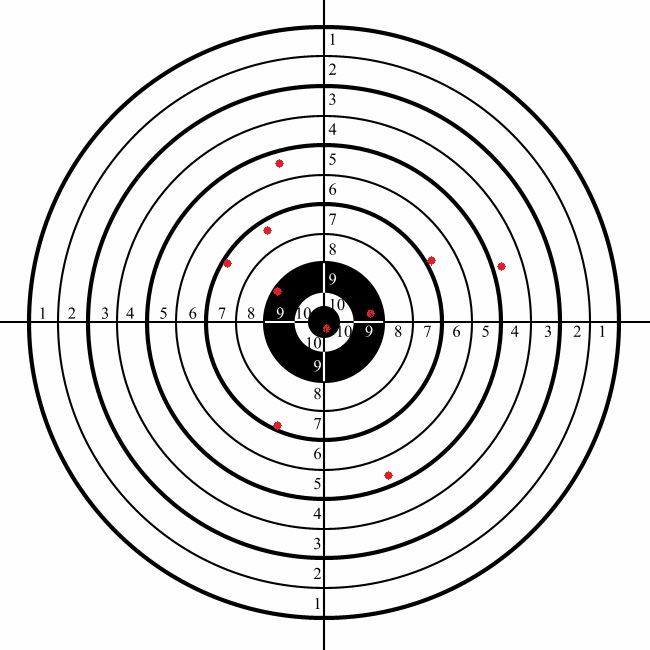
#> input picture lab78/lab7,8/target.jpg, 650 x 650 px
$ jupyter execute lab7,8.ipynb
#> lines starting #> are read from the running program, lines starting #| are printed output that depends on the picture; after the words box and inside, x2 and y2 are one past the last pixel; in counts of white or black regions, pixels touching at a corner belong together
[cell 1]
import cv2
from matplotlib import pyplot as plt
import numpy as np
from matplotlib.patches import Circle

[cell 2]
# анхны зураг үүн дээр тэмдэглэгээ хийнэ.
image = cv2.imread('target.jpg')
#> image is the input picture: shape (650, 650, 3); mean B, G, R 227.8, 227.7, 227.9
# үүгээр боловсруулалт хийгдэнэ
ready_image = image.copy()


plt.imshow(image)
plt.show()

[cell 3]
from matplotlib.patches import Rectangle


fig, ax = plt.subplots(1,2,figsize=(10,10))
ax[0].imshow(image,cmap='gray')
ax[0].add_patch(Rectangle((495, 258), 10, 10, edgecolor='r', facecolor='none'));
ax[0].set_title('Patch Location',fontsize=15)


#  цэг тэмплэт олох x1,y1, x2,y2
patch = image[262:271, 497:506]
ax[1].imshow(patch,cmap='gray')

# Энэ patch дээр цэнхэр цэгийг тойрон цагаан пиксэлүүд байгаа
# хэрвээ бид тухайн цэнхэр цэгийг тойрсон өөр өнгө орсон пиксэлүүд байгаа тохиолдолд patch олдохгүй болно
# тиймээс зургийг эхлээд филтэр хийх хэрэгтэй
ax[1].set_title('Patch',fontsize=15)


plt.show()
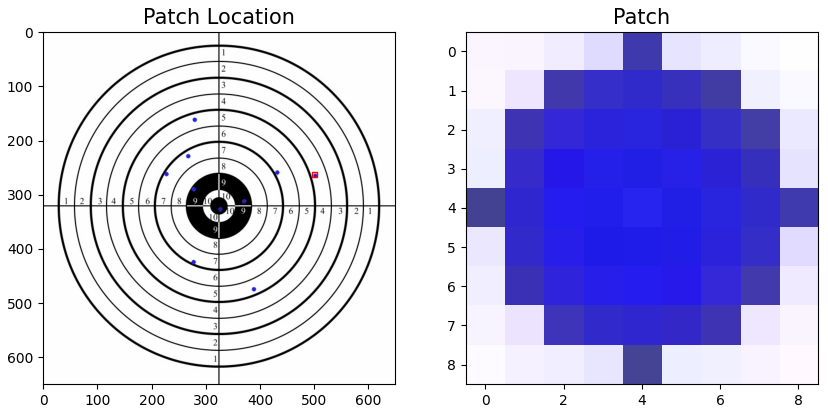
#> figure drawn by matplotlib, 2 panels; B, G, R data is drawn as R, G, B
plt.imshow(image)
plt.show()

[cell 4]
# Зургийг саарал болгосон
gray = cv2.cvtColor(ready_image, cv2.COLOR_BGR2GRAY)
plt.hist(gray.ravel(),256,[0,256])
plt.show()
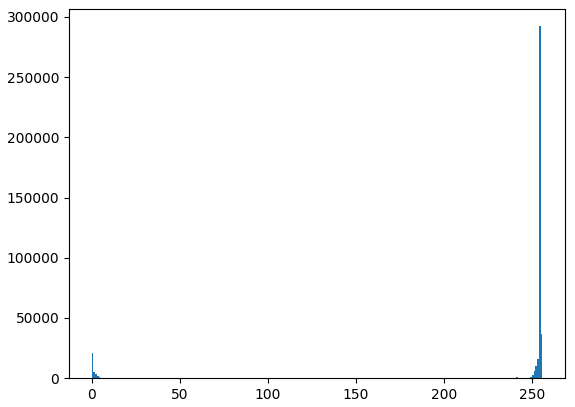
#> figure drawn by matplotlib, 1 panel; tallest bar 292305 high, from x = 254 to 255

# 200 аас бага утгатай байгаа утгуудийг 0 их утгуудын 1 болгосон хоёртын маск зураг (хэрвээ 200 > фиксл = False үгүй бол True )
b_mask = gray < 200
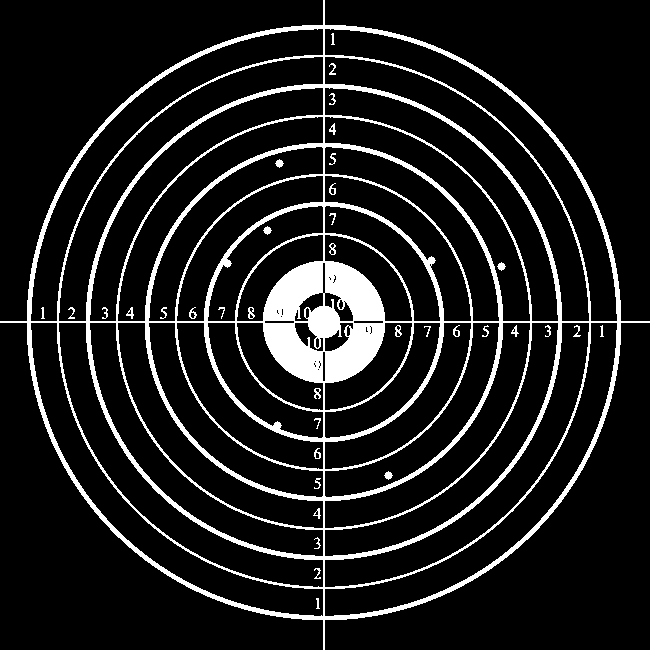
#> b_mask: shape (650, 650) bool; 11.7% white; 37 white regions, largest, box (x1, y1, x2, y2) and area: (0, 0, 650, 650) 48053, (275, 159, 284, 168) 49, (263, 226, 272, 235) 49
plt.hist(b_mask.ravel(),30,[0,1])
plt.show()
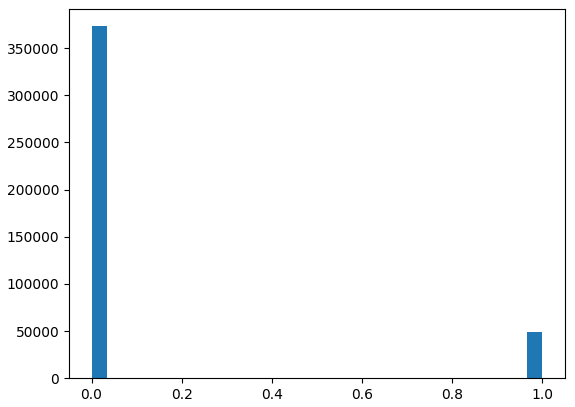
#> figure drawn by matplotlib, 1 panel; tallest bar 373111 high, from x = -3.47e-18 to 0.0333
plt.imshow(b_mask, cmap="gray")
plt.show()

# зурагын 200с их утгийг олсон маскаар филтэр хийж утгуудыг 0 болгосон.
ready_image[~b_mask] = 0
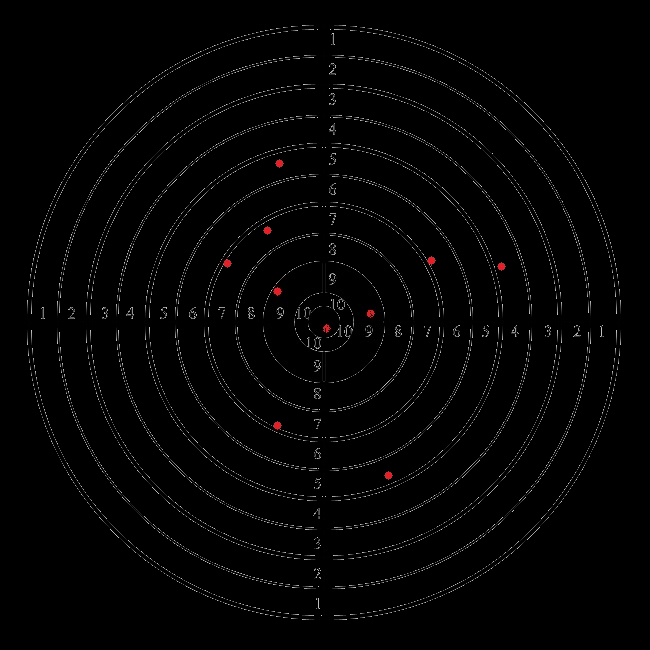
#> ready_image: shape (650, 650, 3); mean B, G, R 3.9, 3.9, 4.1
# зурагаас тэмплайт олоход бэлэн болгосон
plt.imshow(ready_image)
plt.show()

ready_patch = ready_image[262:271, 497:506]

plt.imshow(ready_patch)
plt.show()
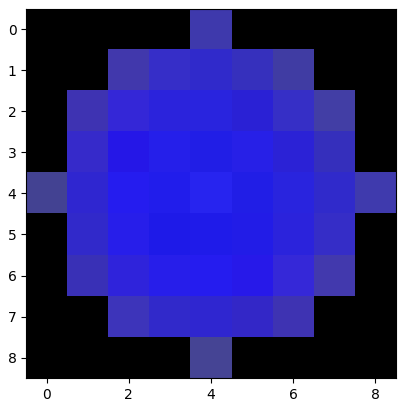
#> figure drawn by matplotlib, 1 panel

[cell 5]
res = cv2.matchTemplate(ready_image, ready_patch, cv2.TM_CCOEFF_NORMED)
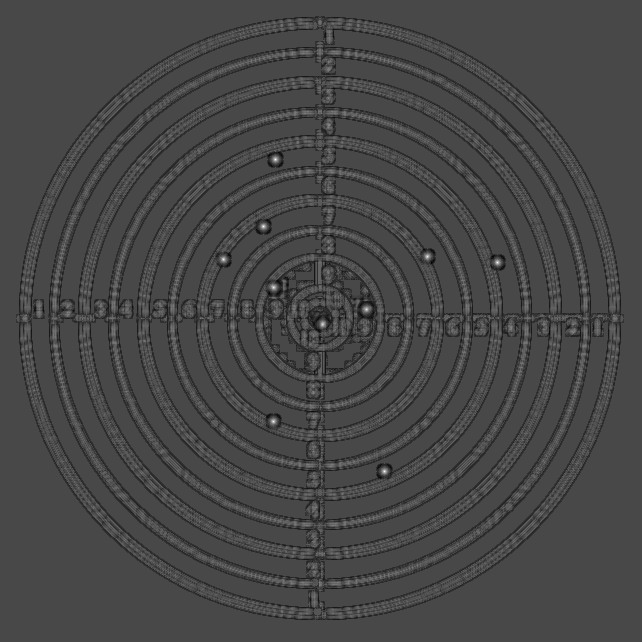
#> res: shape (642, 642) float32; min -0.397, max 1, mean -0.0073; drawn with min black and max white
loc = np.where(res >= 0.5)
#> loc = 87 positions, rows 158 to 472, columns 222 to 498

#            zip(*loc[::-1]) нь утгуудыг 2, 2 оор нийлүүлж (x, y) цэг гаргаж авсан
for point in zip(*loc[::-1]):
    cv2.rectangle(image, point, (point[0] + 8, point[1] + 8), (0, 255, 255), 1)
#> this loop made 87 passes
#> point on passes 1 to 12: (274, 158), (275, 158), (276, 158), (274, 159), (275, 159), (276, 159), (274, 160), (275, 160), (276, 160), (262, 225), (263, 225), (264, 225)
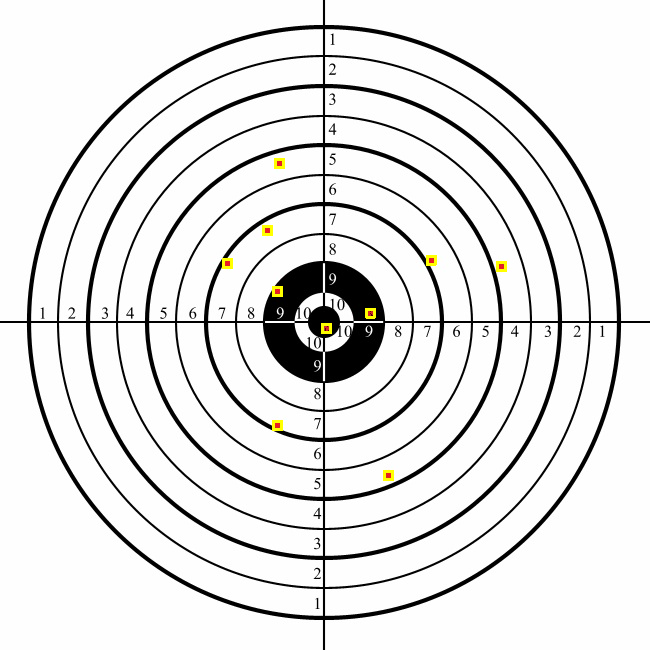
#> image: shape (650, 650, 3); 0.23% of pixels changed, all inside (x1, y1, x2, y2) = (222, 158, 507, 481)
# тэмплайт матч хийсэн зурагуудаас contour олж хэдэн зураг байгааг гаргасан
contours, _ = cv2.findContours((res >= 0.5).astype(np.uint8), cv2.RETR_EXTERNAL, cv2.CHAIN_APPROX_SIMPLE)
#> contours = 10 contours, all with area under 20
print("Олдсон тэмплайтын тоо: {}".format(len(contours)))
#| Олдсон тэмплайтын тоо: 10
# байнуудын тойргийн радиусуудыг олох (гараар олсон)
#         ( зураг (тоиргийн_төв),радиус,өнгө,өргөн)
cv2.circle(image,[323,321],33,(0,0,255),1)
cv2.circle(image,[323,321],62,(0,0,255),1)
cv2.circle(image,[323,321],90,(0,0,255),1)
cv2.circle(image,[323,321],120,(0,0,255),1)
cv2.circle(image,[323,321],147,(0,0,255),1)
cv2.circle(image,[323,321],175,(0,0,255),1)
cv2.circle(image,[323,321],205,(0,0,255),1)
cv2.circle(image,[323,321],233,(0,0,255),1)
cv2.circle(image,[323,321],264,(0,0,255),1)
cv2.circle(image,[323,321],295,(255,0,255),2)
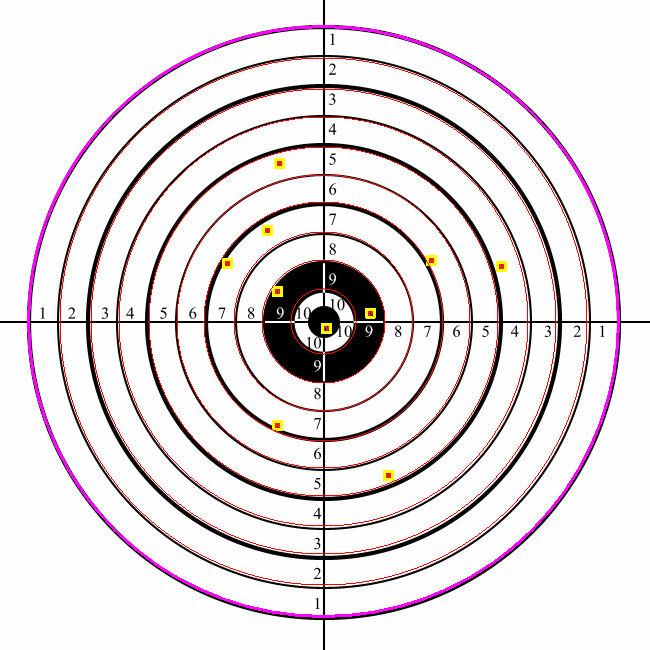
#> image: shape (650, 650, 3); mean B, G, R 227, 224.3, 232.2
plt.imshow(image)
plt.show()


distances = [];
#  цэгийн төв аль тойрогт багтаж байгааг тодорхойлох r1<sqrt(x^2+y^2)<r2
for i,pt in enumerate(contours):
    p = pt[0][0] # contours оос өгсөн зураг бүр дэх цэгийн дарааллаас эхний цэг дэх утгуудыг авсан. энэ нь ийм хэлбэртэй = (x, у)
    cv2.circle(gray,[p[0], p[1]],4,(255,0,0),1)
    distance = cv2.pointPolygonTest(np.array([(324,321)]), pt= tuple([int(round(p[0]) ), int(round( p[1] )) ]), measureDist = True)
    distances.append(distance)
#> this loop made 10 passes
#> (pt, distance) on passes 1, 2, 3, 5, 6, 7, 9, 10: ([[383, 470], [383, 472], [385, 472], [385, 470]], -160.3), ([[272, 420], [272, 422], [274, 422], [274, 420]], -111.8), ([[321, 323], [321, 325], [323, 325], [323, 323]], -3.61), ([[272, 286], [272, 288], [274, 288], [274, 286]], -62.68), ([[496, 261], [496, 263], [498, 263], [498, 261]], -182.2), ([[222, 258], [222, 260], [224, 260], [224, 258]], -119.9), ([[262, 225], [262, 227], [264, 227], [264, 225]], -114.3), ([[274, 158], [274, 160], [276, 160], [276, 158]], -170.5)
#> (p, distance) on passes 4, 8: ([365, 308], -43.01), ([426, 255], -121.5)
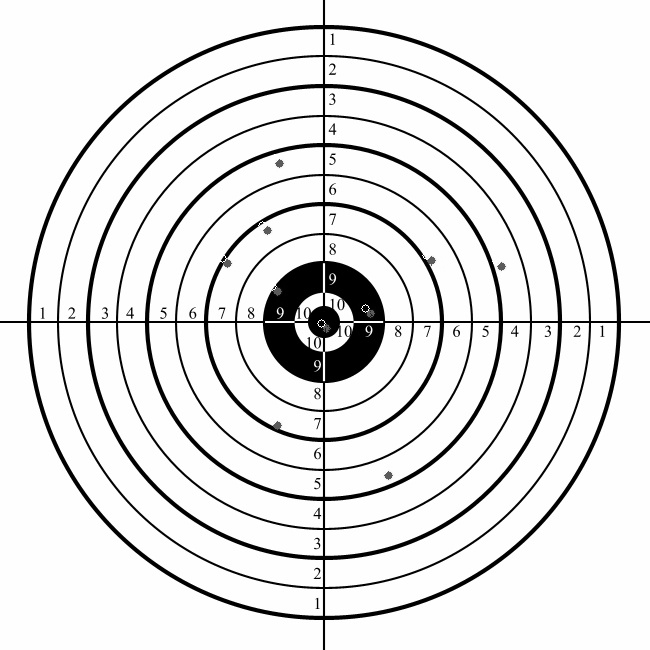
#> gray: shape (650, 650); min 0, max 255, mean 227.9
#> after the loop, distances = [-160.3, -111.8, -3.61, -43.01, -62.68, -182.2, -119.9, -121.5, -114.3, -170.5]

# оноо тоолох
points = []
point_ranges = [(295, 264, 1),
                (264, 233, 2),
                (233, 205, 3),
                (205, 175, 4),
                (175, 147, 5),
                (147, 120, 6),
                (120, 90, 7),
                (90, 64, 8),
                (64, 32, 9),
                (32, 0, 10)
                ]

for distance in distances:
    g = -distance
    for start, end, point in point_ranges:
        if g >= end and g < start:
            points.append(point)
            break
    else:
        points.append(0)
#> this loop made 10 passes
#> (distance, g) on passes 1 to 10: (-160.3, 160.3), (-111.8, 111.8), (-3.61, 3.61), (-43.01, 43.01), (-62.68, 62.68), (-182.2, 182.2), (-119.9, 119.9), (-121.5, 121.5), (-114.3, 114.3), (-170.5, 170.5)
#> after the loop, points = [5, 7, 10, 9, 9, 4, 7, 6, 7, 5]


# авсан оноог тоолж нийлбэрийг хэвлэх 64 оноо  ---- багшийн тоолсон оноо.
# нийт 10 цэг нийлээд 69 оноо болж байна.

print("Нийт оноо: {}".format(np.sum(points)))
#| Нийт оноо: 69
print(np.sort(points))
#| [ 4  5  5  6  7  7  7  9  9 10]
plt.imshow(image)
plt.show()
